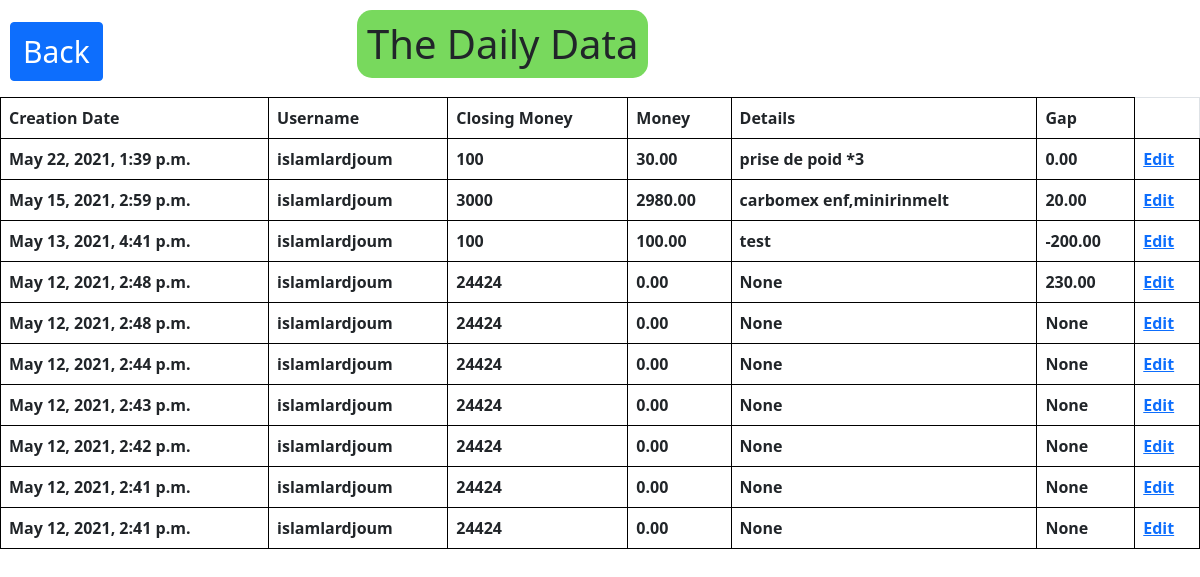
Before: /cloture/visualiser/ (signed in) with the older database file.
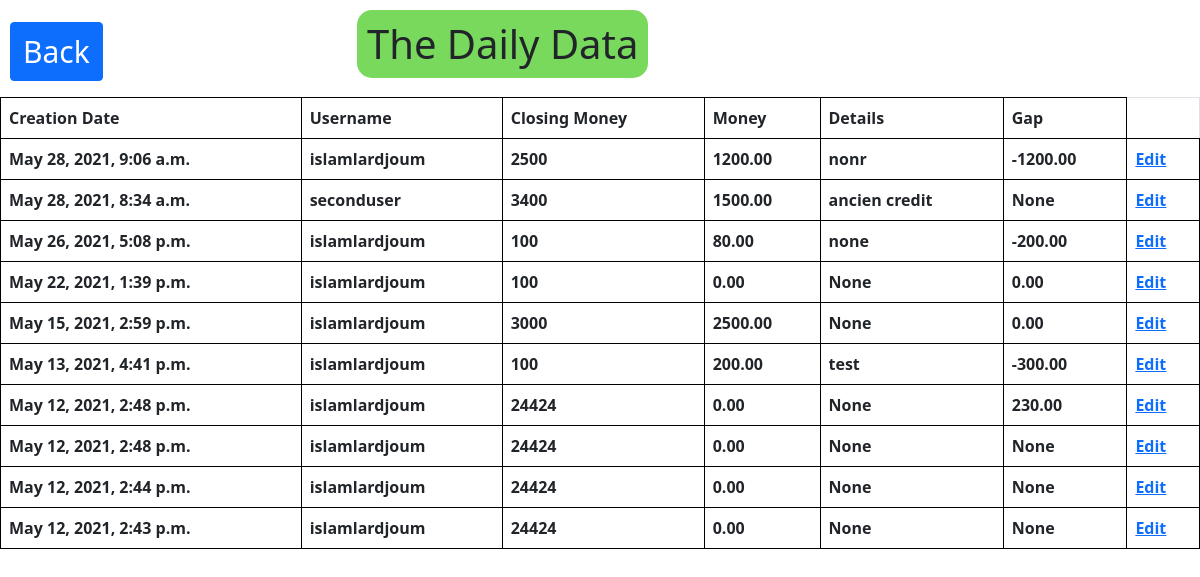
After: the same page with the newer database file.
### cloture/models.py (models this page shows)
class Closure(models.Model):
	creation_date = models.DateTimeField(auto_now_add=True)
	username = models.ForeignKey(User, on_delete=models.CASCADE)
	start_money = models.IntegerField()
	closure_money = models.IntegerField()
	closure_paper = models.IntegerField()
	money = models.DecimalField(decimal_places=2, max_digits=8, null=True, blank=True, default=0)
	details = models.CharField(max_length=200, blank=True, null=True)
	wasfa = models.DecimalField(decimal_places=2, max_digits=8, blank=True, null=True, default=0)
	real_money = models.DecimalField(decimal_places=2, max_digits=8, null=True, blank=True, default=0)
	ecart = models.DecimalField(decimal_places=2, max_digits=8, null=True, blank=True)

### cloture/views.py (the view)
# urls.py: path('visualiser/', showData, name="visualiser" ),
@login_required(login_url='login')
def showData(request):
	some_data = Closure.objects.all().order_by('-id')[:10]
	context = {
		'datas' : some_data
	}
	return render(request,'visualiser.html', context)

### cloture/templates/visualiser.html (shortened to what this page needs)
<!DOCTYPE html>
<html>
<head>
	<link href="https://cdn.jsdelivr.net/npm/bootstrap@5.0.0/dist/css/bootstrap.min.css" rel="stylesheet">
</head>
<body>
	<a href="{% url 'cloture' %}"><button class="btn btn-primary">Back</button></a> <h1>The Daily Data </h1>
	<table class="table table-hover">
		<tr>
			<th>Creation Date</th>
			<th> Username</th>
			<th>Closing Money</th>
			<th> Money</th>
			<th>Details</th>
			<th>Gap</th>
		</tr>
		{% for data in datas %}
		<tr id="{{data.id}}">
			<th>{{data.creation_date}}</th>
			<th>{{data.username}}</th>
			<th>{{data.closure_money}}</th>
			<th>{{data.money}}</th>
			<th>{{data.details}}</th>
			<th>{{data.ecart}}</th>
			<th><a href="{% url 'editus' data.id %}">Edit</a></th>
		</tr>
		{% endfor %}
	</table>
</body>
</html>

Changed rows visible on the page:
no longer on this page (row unchanged): Closure: creation_date "May 12, 2021, 2:42 p.m.", username "islamlardjoum", closure_money "24424", money "0.00", details "None", ecart "None"
no longer on this page (row unchanged): Closure: creation_date "May 12, 2021, 2:41 p.m.", username "islamlardjoum", closure_money "24424", money "0.00", details "None", ecart "None"
no longer on this page (row unchanged): Closure: creation_date "May 12, 2021, 2:41 p.m.", username "islamlardjoum", closure_money "24424", money "0.00", details "None", ecart "None"
added Closure: creation_date "May 28, 2021, 9:06 a.m.", username "islamlardjoum", closure_money "2500", money "1200.00", details "nonr", ecart "-1200.00"
added Closure: creation_date "May 28, 2021, 8:34 a.m.", username "seconduser", closure_money "3400", money "1500.00", details "ancien credit", ecart "None"
added Closure: creation_date "May 26, 2021, 5:08 p.m.", username "islamlardjoum", closure_money "100", money "80.00", details "none", ecart "-200.00"
changed Closure "May 22, 2021, 1:39 p.m.": money "30.00" → "0.00"; details "prise de poid *3" → "None"
changed Closure "May 15, 2021, 2:59 p.m.": money "2980.00" → "2500.00"; details "carbomex enf,minirinmelt" → "None"; ecart "20.00" → "0.00"
changed Closure "May 13, 2021, 4:41 p.m.": money "100.00" → "200.00"; ecart "-200.00" → "-300.00"
